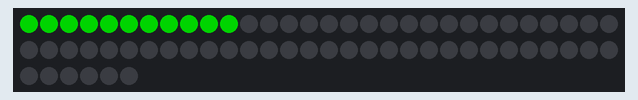
A sketch run on a simulated Arduino Uno, built with avr-gcc and run on an emulated ATmega328P. Shown: 66 RGB LEDs in strip order, left to right, continuing on the next row. Dim RGB values are drawn brighter than linear.

Above: at 0.1 s.
At 0.6 s:
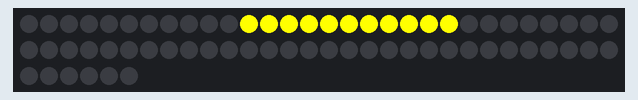
At 1.1 s:
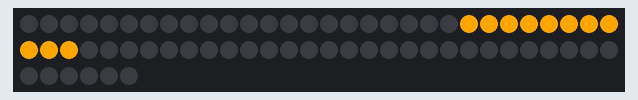
At 1.6 s:
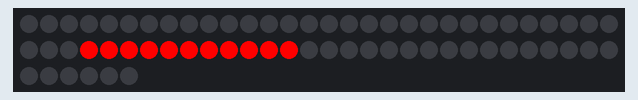
At 2.1 s:
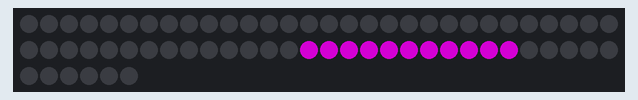
At 2.6 s:
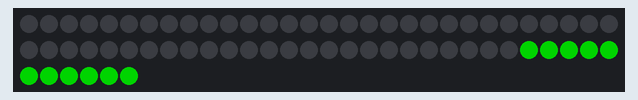

Measured:
- by itself, everything shown: repeats every 3.0 s, in 6 steps
- what the display in image 1 shows lasts 0.5 s, from 0.5 s to 1.0 s

The sketch:

sketch_feb24a.ino
```cpp
#include <FastLED.h>
#define NUM_LEDS 66

CRGB leds[NUM_LEDS];
CRGB colors[] = {CRGB::Green, CRGB::Yellow, CRGB::Orange, CRGB::Red, CRGB::Purple, CRGB::Green};


#define PIN 5

void setup() {
  // put your setup code here, to run once:
  FastLED.addLeds<WS2812, PIN, GRB>(leds, NUM_LEDS).setCorrection(TypicalLEDStrip);
  Serial.begin(9600);
}

int n = 0;

void loop() {
  int pInd = (11 * (n - 1) + 66) % 66;
  for(int i = 0; i < 11; i++) {
    leds[i + pInd] = CRGB(0,0,0);
    leds[(i + pInd + 11) % 66] = colors[n%6];
  }
  FastLED.show();
  delay(500);
  n++;
}
```
